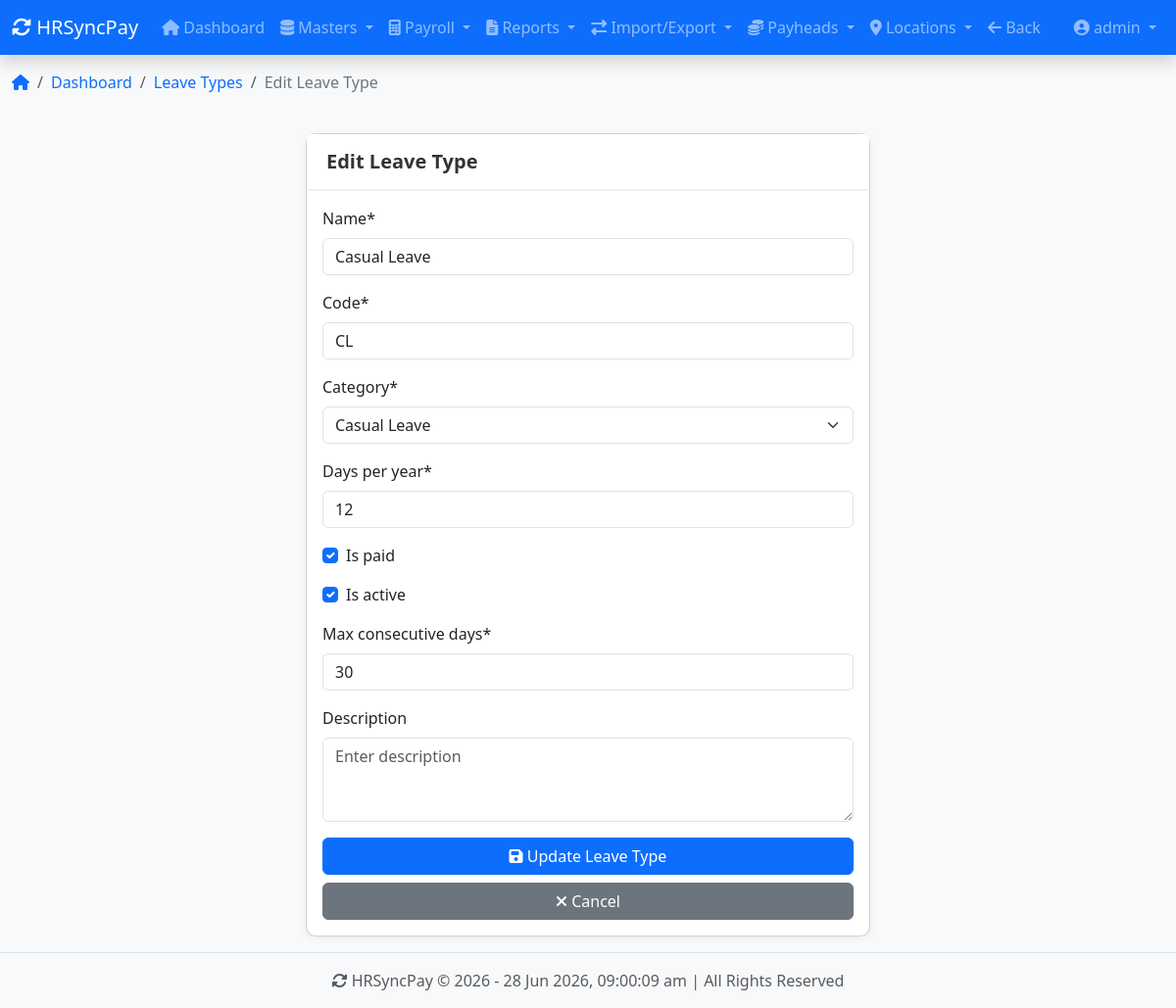
The page /leave/types/1/edit/ (signed in) on the database its author committed.
### apps/accounts/models.py (models this page shows, shortened)
class User(AbstractUser):
    ROLE_CHOICES = [
        ('ADMIN', 'Admin'),
        ('DATA_ENTRY', 'Data Entry'),
        ('VIEWER', 'Viewer'),
    ]
    role = models.CharField(max_length=20, choices=ROLE_CHOICES, default='VIEWER')
    phone = models.CharField(max_length=15, blank=True)
    employee_code = models.CharField(max_length=20, unique=True, blank=True, null=True)
    profile_picture = models.ImageField(upload_to='profile_pictures/', null=True, blank=True)
    class Meta:
        db_table = 'accounts_user'

### apps/leave/models.py (models this page shows, shortened)
class LeaveType(models.Model):
    CATEGORY_CHOICES = [
        ('ANNUAL', 'Annual Leave'),
        ('CASUAL', 'Casual Leave'),
        ('SICK', 'Sick Leave'),
        ('MATERNITY', 'Maternity Leave'),
        ('PATERNITY', 'Paternity Leave'),
        ('COMPENSATORY', 'Compensatory Off'),
        ('LOP', 'Loss of Pay'),
        ('OTHER', 'Other'),
    ]
    name = models.CharField(max_length=50)
    code = models.CharField(max_length=20, unique=True)
    category = models.CharField(max_length=20, choices=CATEGORY_CHOICES)
    days_per_year = models.IntegerField(default=12)
    is_paid = models.BooleanField(default=True)
    is_active = models.BooleanField(default=True)
    max_consecutive_days = models.IntegerField(default=30)
    description = models.TextField(blank=True)
    created_at = models.DateTimeField(auto_now_add=True)
    updated_at = models.DateTimeField(auto_now=True)
    class Meta:
        ordering = ['name']

### apps/core/decorators.py (the view)
    @login_required
    def wrapper(request, *args, **kwargs):
        if request.user.is_superuser or request.user.role in ['ADMIN', 'DATA_ENTRY']:
            return view_func(request, *args, **kwargs)
        messages.error(request,
                       f'You do not have permission to access this page. Your role: {request.user.role}. Required: ADMIN or DATA_ENTRY')
        return redirect('core:dashboard')

### apps/leave/forms.py (shortened to what this page needs)
class LeaveTypeForm(forms.ModelForm):
    class Meta:
        model = LeaveType
        fields = ['name', 'code', 'category', 'days_per_year', 'is_paid', 'is_active', 'max_consecutive_days',
                  'description']
        widgets = {
            'name': forms.TextInput(attrs={'class': 'form-control', 'placeholder': 'Enter leave type name'}),
            'code': forms.TextInput(attrs={'class': 'form-control', 'placeholder': 'Enter leave code'}),
            'category': forms.Select(attrs={'class': 'form-control'}),
            'days_per_year': forms.NumberInput(attrs={'class': 'form-control'}),
            'is_paid': forms.CheckboxInput(attrs={'class': 'form-check-input'}),
            'is_active': forms.CheckboxInput(attrs={'class': 'form-check-input'}),
            'max_consecutive_days': forms.NumberInput(attrs={'class': 'form-control'}),
            'description': forms.Textarea(
                attrs={'class': 'form-control', 'rows': 3, 'placeholder': 'Enter description'}),
        }

### apps/leave/views.py (called while the page is built)
@login_required
@data_entry_or_admin_required
def leave_type_edit(request, pk):
    leave_type = get_object_or_404(LeaveType, pk=pk)
    if request.method == 'POST':
        form = LeaveTypeForm(request.POST, instance=leave_type)
        if form.is_valid():
            form.save()
            messages.success(request, f'Leave Type {leave_type.name} updated successfully!')
            return redirect('leave:leave_type_list')
    else:
        form = LeaveTypeForm(instance=leave_type)
    context = {
        'form': form,
        'leave_type': leave_type,
        'title': 'Edit Leave Type',
        'button_text': 'Update Leave Type',
    }
    return render(request, 'leave/leave_type_form.html', context)

### templates/leave/leave_type_form.html (shortened to what this page needs)
{% extends 'base.html' %}
{% load static %}
{% load crispy_forms_tags %}
{% block breadcrumb %}
    <li class="breadcrumb-item"><a href="{% url 'core:dashboard' %}">Dashboard</a></li>
    <li class="breadcrumb-item"><a href="{% url 'leave:leave_type_list' %}">Leave Types</a></li>
    <li class="breadcrumb-item active">{{ title }}</li>
{% endblock %}
{% block content %}
<div class="row justify-content-center">
    <div class="col-md-6">
        <div class="card">
            <div class="card-header">
                <h5 class="card-title mb-0">{{ title }}</h5>
            </div>
            <div class="card-body">
                <form method="post">
                    {{ form|crispy }}
                    <div class="d-grid gap-2 mt-3">
                        <button type="submit" class="btn btn-primary">
                            <i class="fas fa-save"></i> {{ button_text }}
                        </button>
                        <a href="{% url 'leave:leave_type_list' %}" class="btn btn-secondary">
                            <i class="fas fa-times"></i> Cancel
                        </a>
                    </div>
                </form>
            </div>
        </div>
    </div>
</div>
{% endblock %}

### templates/base.html (shortened to what this page needs)
<!DOCTYPE html>
<html lang="en">
<head>
    <link href="https://cdn.jsdelivr.net/npm/bootstrap@5.3.0/dist/css/bootstrap.min.css" rel="stylesheet">
    <link href="https://cdnjs.cloudflare.com/ajax/libs/font-awesome/6.4.0/css/all.min.css" rel="stylesheet">
    {% load static %}
    <link href="{% static 'css/custom.css' %}" rel="stylesheet">
</head>
<body>
    <nav class="navbar navbar-expand-lg navbar-dark bg-primary shadow">
        <div class="container-fluid">
            <a class="navbar-brand" href="{% url 'core:dashboard' %}">
                <i class="fas fa-sync-alt fa-spin"></i> HRSyncPay
            </a>
            <div class="collapse navbar-collapse" id="navbarNav">
                <ul class="navbar-nav me-auto">
                    <li class="nav-item">
                        <a class="nav-link" href="{% url 'core:dashboard' %}">
                            <i class="fas fa-home"></i> Dashboard
                        </a>
                    </li>
                    <li class="nav-item dropdown">
                        <a class="nav-link dropdown-toggle" href="#" id="mastersDropdown" role="button" data-bs-toggle="dropdown">
                            <i class="fas fa-database"></i> Masters
                        </a>
                    </li>
                    <li class="nav-item dropdown">
                        <a class="nav-link dropdown-toggle" href="#" id="payrollDropdown" role="button" data-bs-toggle="dropdown">
                            <i class="fas fa-calculator"></i> Payroll
                        </a>
                    </li>
                    <li class="nav-item dropdown">
                        <a class="nav-link dropdown-toggle" href="#" id="reportsDropdown" role="button" data-bs-toggle="dropdown">
                            <i class="fas fa-file-alt"></i> Reports
                        </a>
                    </li>
                    <li class="nav-item dropdown">
                        <a class="nav-link dropdown-toggle" href="#" id="importExportDropdown" role="button" data-bs-toggle="dropdown">
                            <i class="fas fa-exchange-alt"></i> Import/Export
                        </a>
                    </li>
                    <li class="nav-item dropdown">
                        <a class="nav-link dropdown-toggle" href="#" id="payheadsDropdown" role="button" data-bs-toggle="dropdown">
                            <i class="fas fa-coins"></i> Payheads
                        </a>
                    </li>
                    <li class="nav-item dropdown">
                        <a class="nav-link dropdown-toggle" href="#" id="locationsDropdown" role="button" data-bs-toggle="dropdown">
                            <i class="fas fa-map-marker-alt"></i> Locations
                        </a>
                    </li>
                    <li class="nav-item">
                        <a class="nav-link" href="javascript:history.back()">
                            <i class="fas fa-arrow-left"></i> Back
                        </a>
                    </li>
                </ul>
                <ul class="navbar-nav">
                    <li class="nav-item dropdown">
                        <a class="nav-link dropdown-toggle" href="#" id="userDropdown" role="button" data-bs-toggle="dropdown">
                            <i class="fas fa-user-circle"></i>
                            {{ user.get_full_name|default:user.username }}
                        </a>
                    </li>
                </ul>
            </div>
        </div>
    </nav>
    <div class="container-fluid mt-2">
        <nav aria-label="breadcrumb">
            <ol class="breadcrumb">
                <li class="breadcrumb-item">
                    <a href="{% url 'core:dashboard' %}"><i class="fas fa-home"></i></a>
                </li>
                {% block breadcrumb %}{% endblock %}
            </ol>
        </nav>
    </div>
    <div class="container-fluid">
        <div class="row">
            {% if show_sidebar|default:False %}
                <div class="col-md-3 col-lg-2 d-md-block bg-light sidebar">
                    <div class="position-sticky pt-3">
                        <ul class="nav flex-column">
                            <li class="nav-header">Navigation</li>
                            <li class="nav-item">
                                <a class="nav-link" href="{% url 'core:dashboard' %}">
                                    <i class="fas fa-home"></i> Dashboard
                                </a>
                            </li>
                            <li class="nav-item">
                                <a class="nav-link" href="{% url 'employees:employee_list' %}">
                                    <i class="fas fa-users"></i> Employees
                                </a>
                            </li>
                            <li class="nav-item">
                                <a class="nav-link" href="{% url 'clients:client_list' %}">
                                    <i class="fas fa-building"></i> Clients
                                </a>
                            </li>
                            <li class="nav-item">
                                <a class="nav-link" href="{% url 'company:company_list' %}">
                                    <i class="fas fa-building"></i> Companies
                                </a>
                            </li>
                            <li class="nav-item">
                                <a class="nav-link" href="{% url 'locations:location_list' %}">
                                    <i class="fas fa-map-marker-alt"></i> Locations
                                </a>
                            </li>
                            <li class="nav-item">
                                <a class="nav-link" href="{% url 'payheads:payhead_list' %}">
                                    <i class="fas fa-list"></i> Payheads
                                </a>
                            </li>
                            {% block sidebar %}{% endblock %}
                        </ul>
                    </div>
                </div>
                <div class="col-md-9 col-lg-10">
                    {% if messages %}
                        {% for message in messages %}
                            <div class="alert alert-{{ message.tags }} alert-dismissible fade show" role="alert">
                                <i class="fas fa-{% if message.tags == 'success' %}check-circle{% elif message.tags == 'error' %}exclamation-circle{% elif message.tags == 'warning' %}exclamation-triangle{% else %}info-circle{% endif %}"></i>
                                {{ message }}
                                <button type="button" class="btn-close" data-bs-dismiss="alert"></button>
                            </div>
                        {% endfor %}
                    {% endif %}
                    <main class="py-3">
                        {% block sidebar_content %}
                        {% endblock sidebar_content %}
                    </main>
                </div>
            {% else %}
                <div class="col-12">
                    <main class="py-3">
                        {% block content %}
                        {% endblock content %}
                    </main>
                </div>
            {% endif %}
        </div>
    </div>
    <footer class="footer mt-auto py-3 bg-light border-top">
        <div class="container-fluid text-center">
            <span class="text-muted">
                <i class="fas fa-sync-alt"></i> HRSyncPay &copy; {% now "Y" %} -
                <span id="current-time"></span> | All Rights Reserved
            </span>
        </div>
    </footer>
</body>
</html>

### static/css/custom.css (style rules this page uses)
body { min-height: 100vh; display: flex; flex-direction: column; background-color: #f8f9fa; }
main { flex: 1; }
.card { border-radius: 10px; box-shadow: 0 2px 10px rgba(0,0,0,0.05); transition: all 0.3s ease; }
.card-header { background-color: #fff; border-bottom: 2px solid #f0f0f0; padding: 1rem 1.25rem; }
.card-title { font-weight: 600; color: #333; }
.breadcrumb { background-color: transparent; padding: 0.5rem 0; }
.breadcrumb-item a { color: #0d6efd; text-decoration: none; }
.breadcrumb-item.active { color: #6c757d; }

### rows shown on the page
User: get_full_name "admin"
LeaveType: name "Casual Leave", code "CL", category "Casual Leave", days_per_year "12", is_paid "☑", is_active "☑", max_consecutive_days "30"

### other values the page prints
{{ title }} "Edit Leave Type"
{{ button_text }} "Update Leave Type"
